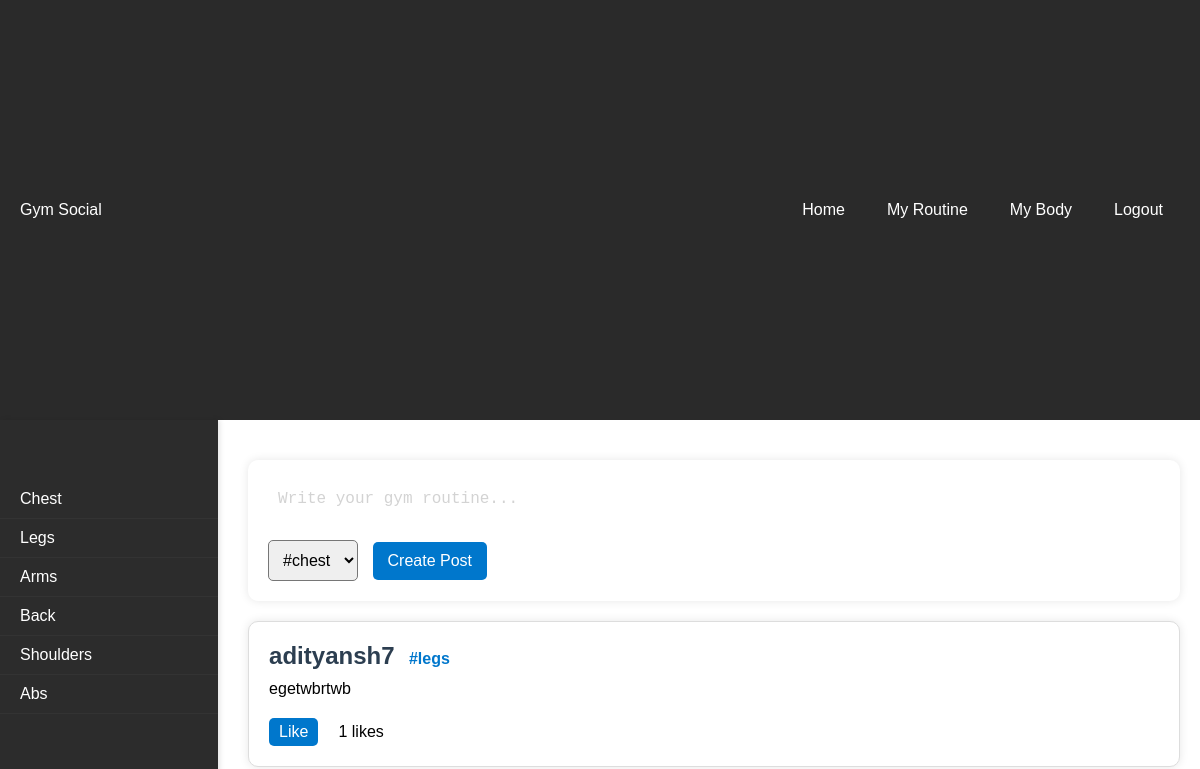
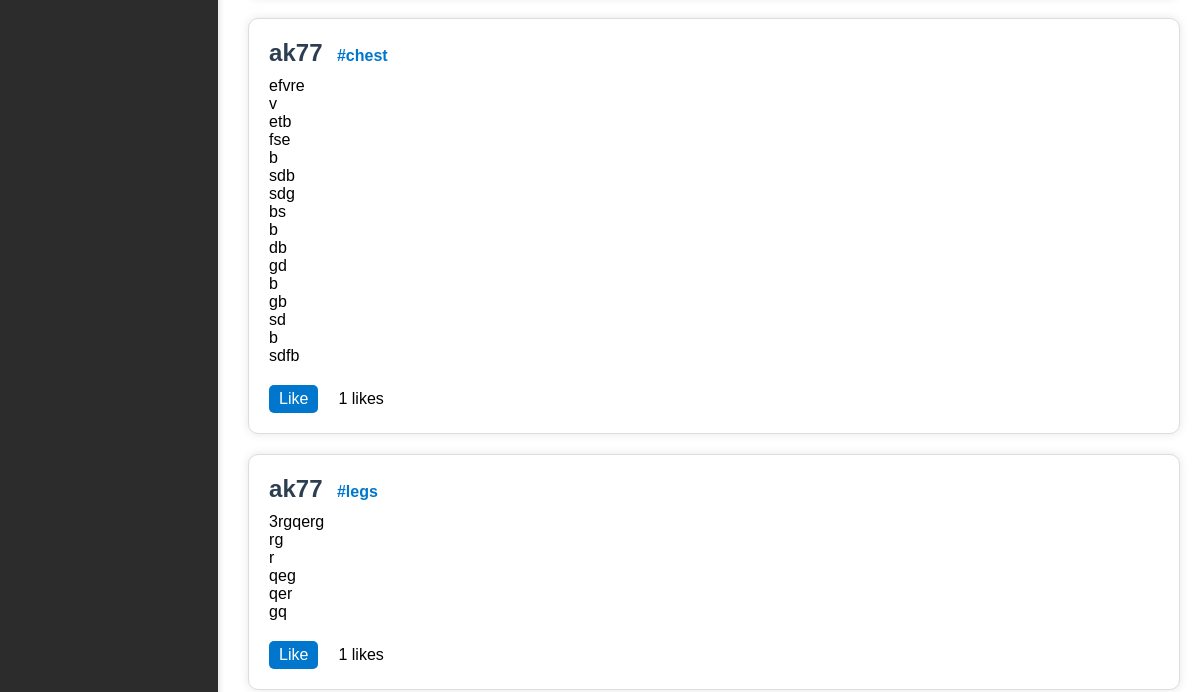
/landing (signed in, upper part), run on an earlier commit of the app's database (2 pictures, top to bottom).
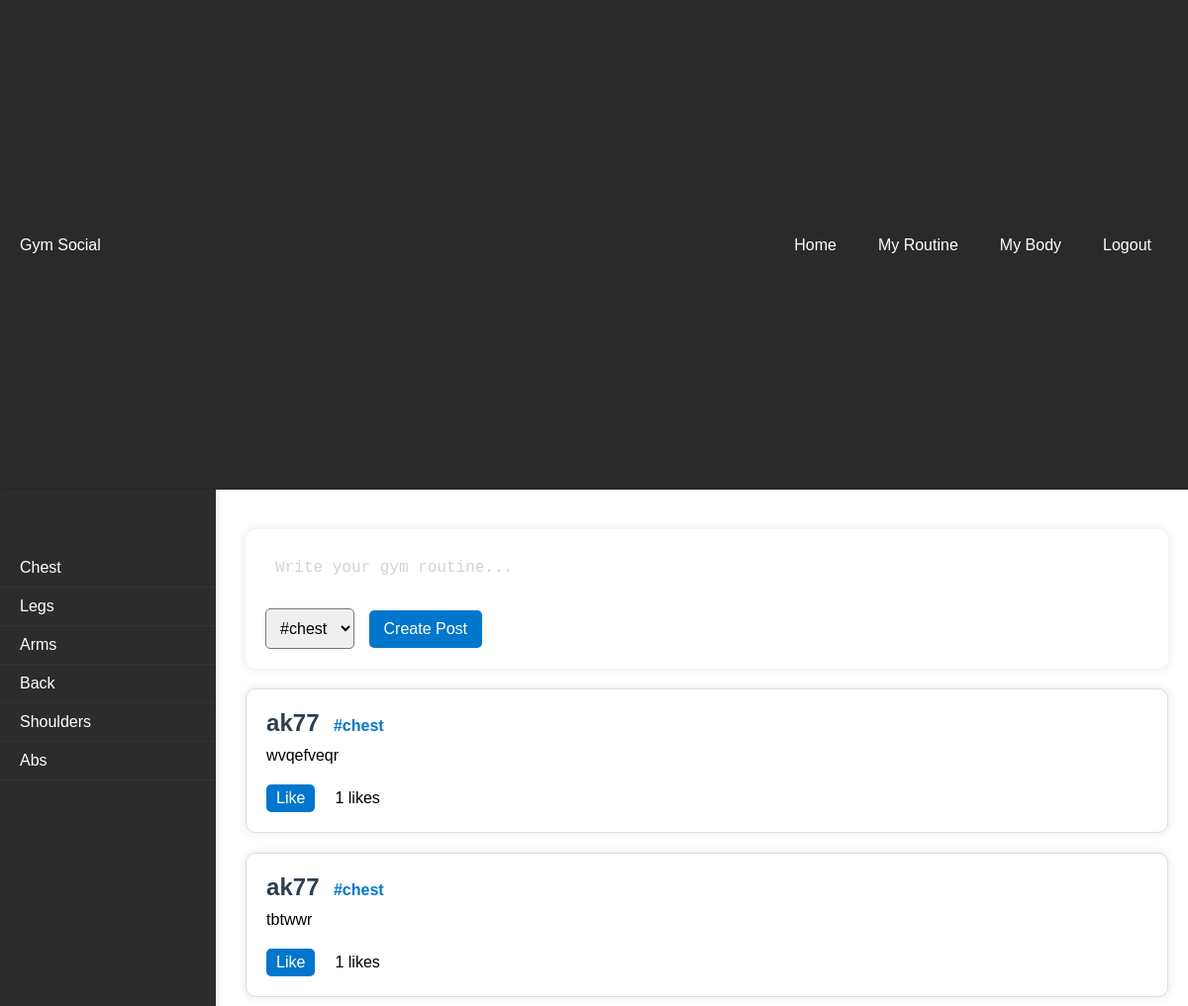
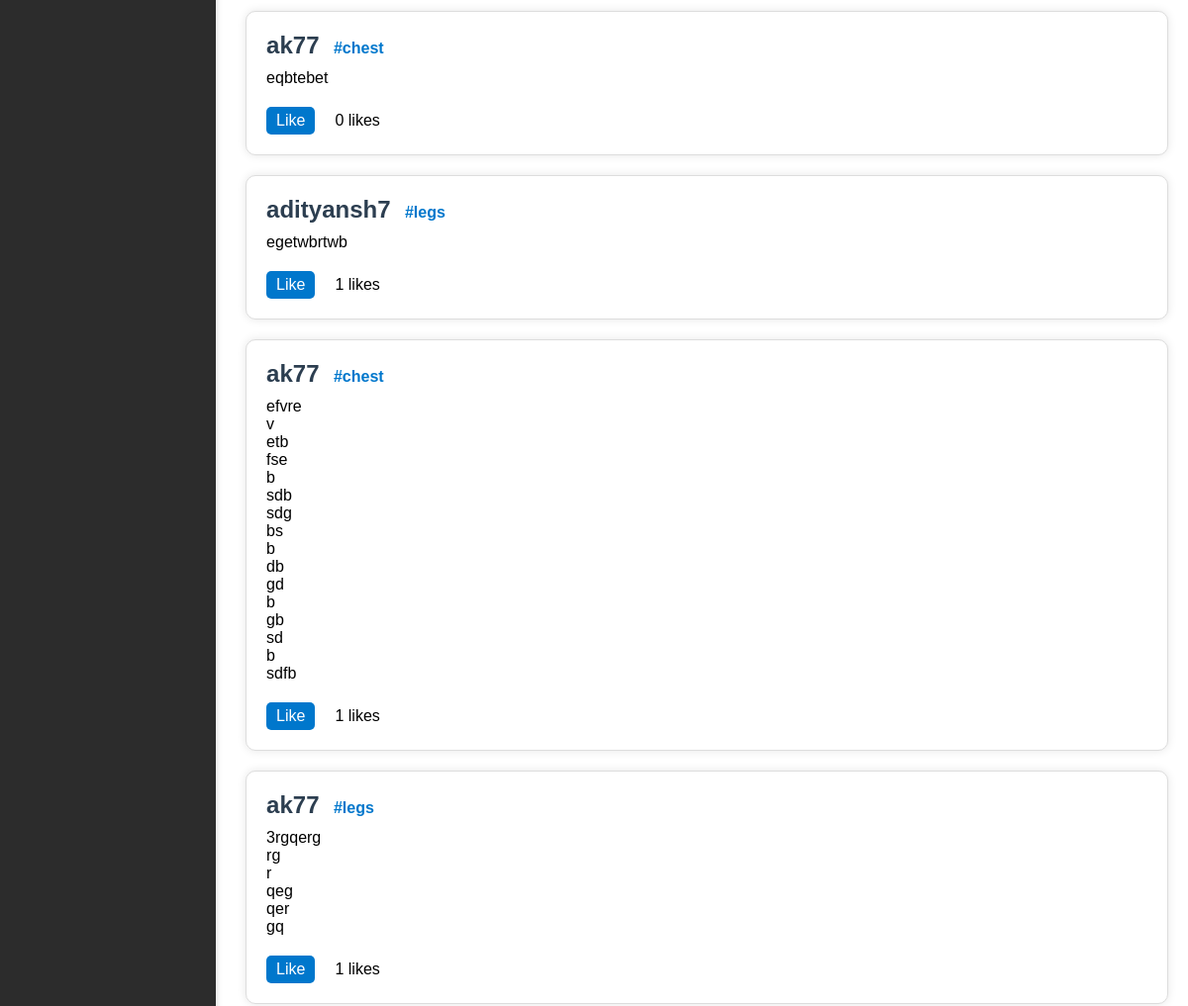
And on a later commit of the database (2 pictures, top to bottom).
### tables this page shows
CREATE TABLE posts (
    id INTEGER PRIMARY KEY,
    user_id INTEGER,
    body_part TEXT NOT NULL,
    content TEXT NOT NULL,
    likes INTEGER DEFAULT 0,
    FOREIGN KEY (user_id) REFERENCES users (id)
);

CREATE TABLE users (
    id INTEGER PRIMARY KEY,
    username TEXT NOT NULL UNIQUE,
    password TEXT NOT NULL
);

### app.py (the view)
@app.route('/landing')
def landing():
    if 'username' in session:
        conn = get_db_connection()
        posts = conn.execute('''
            SELECT posts.id, users.username, posts.body_part, posts.content, posts.likes
            FROM posts JOIN users ON posts.user_id = users.id
            ORDER BY posts.id DESC
        ''').fetchall()
        conn.close()
        return render_template('landing.html', username=session['username'], posts=posts)
    return redirect(url_for('login'))

### app.py (called while the page is built)
def get_db_connection():
    conn = sqlite3.connect(DATABASE)
    conn.row_factory = sqlite3.Row
    return conn

### templates/landing.html (shortened to what this page needs)
<!DOCTYPE html>
<html lang="en">
<head>
    <link rel="stylesheet" href="{{ url_for('static', filename='styles.css') }}">
</head>
<body>
    <header class="top-bar">
        <p>Gym Social</p>
        <div class="right-buttons">
            <a href="#" class="top-menu-btn">Home</a>
            <a href="#" class="top-menu-btn">My Routine</a>
            <a href="#" class="top-menu-btn">My Body</a>
            <a href="{{ url_for('logout') }}" class="logout-btn">Logout</a>
        </div>
    </header>
    <main>
        <div class="side-menu">
            <a href="#" class="menu-btn">Chest</a>
            <a href="#" class="menu-btn">Legs</a>
            <a href="#" class="menu-btn">Arms</a>
            <a href="#" class="menu-btn">Back</a>
            <a href="#" class="menu-btn">Shoulders</a>
            <a href="#" class="menu-btn">Abs</a>
        </div>
        <section id="feed">
            <div class="box create-post">
                <form action="{{ url_for('create_post') }}" method="post">
                    <textarea name="content" placeholder="Write your gym routine..."></textarea>
                    <select name="body_part">
                        <option value="chest">#chest</option>
                    </select>
                    <input type="submit" value="Create Post">
                </form>
            </div>
            {% for post in posts %}
            <div class="box post">
                <p class="username">{{ post.username }}</p>
                <p class="body_part">#{{ post.body_part }}</p>
                <p class="content">{{ post.content }}</p>
                <div class="like-section">
                    <a href="#" class="like-button" data-post-id="{{ post.id }}">Like</a>
                    <p class="likes-count" data-post-id="{{ post.id }}">{{ post.likes }} likes</p>
                </div>
            </div>
            {% endfor %}
        </section>
    </main>
</body>
</html>

### static/styles.css (style rules this page uses)
* { margin: 0; padding: 0; box-sizing: border-box; }
body { font-family: Arial, sans-serif; margin: 0; padding: 0; display: flex; flex-direction: column; height: 100vh; }
header { background-color: #333; color: white; text-align: center; padding: 1em 0; flex: 0 0 15%; }
main { flex: 1; display: flex; }
header { display: flex; justify-content: space-between; align-items: center; padding: 1em; background-color: #333; color: white; }
main { display: flex; height: calc(100vh - 60px); }
#feed { margin-left: 10px; width: calc(100% - 220px); padding: 20px; overflow-y: auto; }
.post { border: 1px solid #ddd; padding: 10px; margin-bottom: 10px; }
.content { white-space: pre-line; margin-bottom: 20px; }
.username { font-weight: bold; }
.body_part { color: #0077cc; }
.like-button { background-color: #0077cc; color: white; padding: 5px 10px; text-decoration: none; }
.likes-count { display: inline-block; margin-left: 10px; }
.box { background-color: white; border-radius: 10px; padding: 20px; margin: 20px 0; box-shadow: 0px 0px 10px rgba(0, 0, 0, 0.1); }
.create-post { display: flex; flex-direction: column; gap: 10px; }
.create-post textarea { height: auto; overflow-y: hidden; resize: none; width: 100%; box-sizing: border-box; padding: 10px; font-size: 16px; border: none; border-radius: 5px; outline: none; }
.create-post textarea::placeholder { color: lightgray; }
.create-post select { flex-grow: 1; margin-right: 10px; padding: 10px; font-size: 16px; border-radius: 5px; }
.create-post input[type="submit"] { flex-shrink: 0; padding: 10px 15px; font-size: 16px; border-radius: 5px; white-space: nowrap; }
.create-post input[type="submit"] { background-color: #0077cc; color: white; border: none; cursor: pointer; transition: background-color 0.3s; }
.username { display: inline-block; margin-right: 10px; font-size: 1.5em; font-weight: bold; color: #2c3e50; margin-bottom: 10px; }
.body_part { color: #0077cc; font-weight: bold; display: inline-block; margin-right: 10px; margin-bottom: 10px; }
.username, .body_part { display: inline-block; margin-right: 10px; }
.like-section { display: flex; align-items: center; gap: 10px; margin-top: 10px; }
.like-button { background-color: #0077cc; color: white; padding: 5px 10px; text-decoration: none; border-radius: 5px; transition: background-color 0.3s; }
.top-bar { display: flex; justify-content: space-between; align-items: center; padding: 10px 20px; background-color: #2a2a2a; color: white; }
.top-menu-btn, .logout-btn { background-color: transparent; color: white; padding: 10px 15px; text-align: center; text-decoration: none; display: inline-block; margin: 0 2px; border-radius: 16px; font-size: 16px; transition: background-color 0.3s; }
.right-buttons { display: flex; gap: 8px; }
.side-menu { float: left; width: 220px; height: 100vh; background-color: #2c2c2c; padding-top: 60px; box-shadow: 2px 0 5px rgba(0, 0, 0, 0.1); }
.menu-btn { display: block; padding: 10px 20px; color: white; text-decoration: none; border-bottom: 1px solid #333; transition: background-color 0.3s; }

What changed in the data, as far as the page shows it:
added posts: username "ak77", body_part "chest", content "wvqefveqr", likes "1"
added posts: username "ak77", body_part "chest", content "tbtwwr", likes "1"
added posts: username "ak77", body_part "chest", content "eqbtebet", likes "0"
